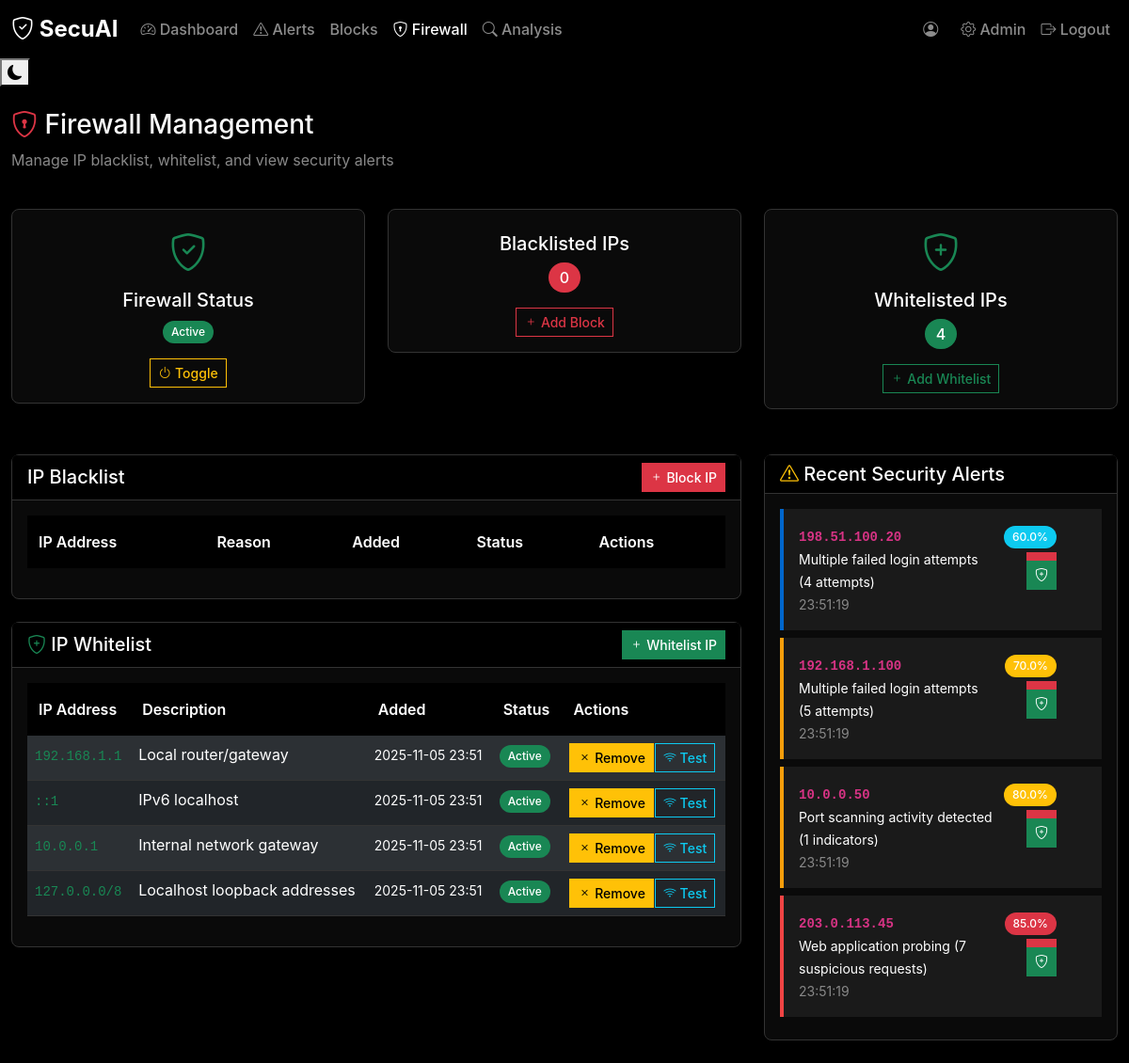
/firewall/ (signed in), run on the app's committed database.
### models.py (models this page shows, shortened)
class Whitelist(db.Model):
    __tablename__ = 'whitelist'
    id = db.Column(db.Integer, primary_key=True)
    ip = db.Column(db.String(45), nullable=False, unique=True, index=True)
    description = db.Column(db.String(255))
    is_active = db.Column(db.Boolean, default=True, nullable=False)
    created_at = db.Column(db.DateTime, default=datetime.utcnow, nullable=False)
    created_by = db.Column(db.Integer, db.ForeignKey('users.id'))
    creator = db.relationship('User', backref='whitelist_entries')

class Alert(db.Model):
    __tablename__ = 'alerts'
    id = db.Column(db.Integer, primary_key=True)
    ip = db.Column(db.String(45), nullable=False, index=True)  # Support IPv6
    reason = db.Column(db.String(255), nullable=False)
    confidence = db.Column(db.Float, default=0.5, nullable=False)
    details = db.Column(db.Text)  # JSON string with additional data
    source = db.Column(db.String(100), nullable=False)  # api, upload:filename, honeypot, etc.
    status = db.Column(db.String(20), default='new', nullable=False)  # new, reviewed, ignored, blocked
    created_at = db.Column(db.DateTime, default=datetime.utcnow, nullable=False, index=True)
    reviewed_at = db.Column(db.DateTime)
    reviewed_by = db.Column(db.Integer, db.ForeignKey('users.id'))
    reviewer = db.relationship('User', backref='reviewed_alerts')

### app.py (the view)
@app.route('/firewall')
@app.route('/firewall/')
@login_required
def firewall_page():
    try:
        blacklisted_ips = Block.query.filter(Block.is_active == True).order_by(Block.created_at.desc()).all()
        whitelisted_ips = Whitelist.query.filter(Whitelist.is_active == True).order_by(Whitelist.created_at.desc()).all()
        recent_alerts = Alert.query.order_by(Alert.created_at.desc()).limit(10).all()
        return render_template('firewall.html',
                             blacklisted_ips=blacklisted_ips,
                             whitelisted_ips=whitelisted_ips,
                             recent_alerts=recent_alerts,
                             blacklisted_count=len(blacklisted_ips),
                             whitelisted_count=len(whitelisted_ips))
    except Exception as e:
        logger.error(f"Firewall page error: {e}")
        flash(f'Error loading firewall page: {str(e)}')
        return redirect(url_for('dashboard'))

### templates/firewall.html (shortened to what this page needs)
<!DOCTYPE html>
<html lang="en">
<head>
    <link href="https://cdn.jsdelivr.net/npm/bootstrap@5.3.0/dist/css/bootstrap.min.css" rel="stylesheet">
    <link href="https://cdn.jsdelivr.net/npm/bootstrap-icons@1.10.0/font/bootstrap-icons.css" rel="stylesheet">
    <link href="{{ url_for('static', filename='css/style.css') }}" rel="stylesheet">
</head>
<body>
    <nav class="navbar navbar-expand-lg navbar-dark bg-dark">
        <div class="container-fluid">
            <a class="navbar-brand" href="/">
                <i class="bi bi-shield-check"></i> SecuAI
            </a>
            <div class="navbar-nav me-auto">
                <a class="nav-link" href="/">
                    <i class="bi bi-speedometer2"></i> Dashboard
                </a>
                <a class="nav-link" href="/alerts">
                    <i class="bi bi-exclamation-triangle"></i> Alerts
                </a>
                <a class="nav-link" href="/blocks">
                     Blocks
                </a>
                <a class="nav-link active" href="/firewall">
                    <i class="bi bi-shield-lock"></i> Firewall
                </a>
                <a class="nav-link" href="/analysis">
                    <i class="bi bi-search"></i> Analysis
                </a>
            </div>
            <div class="navbar-nav">
                {% if current_user.is_authenticated %}
                <span class="navbar-text me-3">
                    <i class="bi bi-person-circle"></i> {{ current_user.username }}
                </span>
                <a class="nav-link" href="/admin">
                    <i class="bi bi-gear"></i> Admin
                </a>
                <a class="nav-link" href="/logout">
                    <i class="bi bi-box-arrow-right"></i> Logout
                </a>
                {% endif %}
            </div>
        </div>
    </nav>
    <button class="theme-toggle" onclick="toggleTheme()" title="Toggle theme">
        <i class="bi bi-moon-fill" id="theme-icon"></i>
    </button>
    <div class="container-fluid mt-4">
        <div class="row mb-4">
            <div class="col">
                <h1 class="h3">
                    <i class="bi bi-shield-lock text-danger"></i> Firewall Management
                </h1>
                <p class="text-muted">Manage IP blacklist, whitelist, and view security alerts</p>
            </div>
        </div>
        <div class="row mb-4">
            <div class="col-md-4">
                <div class="card">
                    <div class="card-body text-center">
                        <i class="bi bi-shield-check fs-1 text-success"></i>
                        <h5 class="card-title mt-2">Firewall Status</h5>
                        <p class="card-text">
                            <span class="badge bg-success" id="firewall-status">Active</span>
                        </p>
                        <button class="btn btn-outline-warning btn-sm" onclick="toggleFirewall()">
                            <i class="bi bi-power"></i> Toggle
                        </button>
                    </div>
                </div>
            </div>
            <div class="col-md-4">
                <div class="card">
                    <div class="card-body text-center">
                        <h5 class="card-title mt-2">Blacklisted IPs</h5>
                        <p class="card-text">
                            <span class="badge bg-danger fs-6" id="blacklist-count">{{ blacklisted_count }}</span>
                        </p>
                        <button class="btn btn-outline-danger btn-sm" onclick="showBlacklistModal()">
                            <i class="bi bi-plus"></i> Add Block
                        </button>
                    </div>
                </div>
            </div>
            <div class="col-md-4">
                <div class="card">
                    <div class="card-body text-center">
                        <i class="bi bi-shield-plus fs-1 text-success"></i>
                        <h5 class="card-title mt-2">Whitelisted IPs</h5>
                        <p class="card-text">
                            <span class="badge bg-success fs-6" id="whitelist-count">{{ whitelisted_count }}</span>
                        </p>
                        <button class="btn btn-outline-success btn-sm" onclick="showWhitelistModal()">
                            <i class="bi bi-plus"></i> Add Whitelist
                        </button>
                    </div>
                </div>
            </div>
        </div>
        <div class="row">
            <div class="col-lg-8">
                <div class="card mb-4">
                    <div class="card-header d-flex justify-content-between align-items-center">
                        <h5 class="card-title mb-0">
                             IP Blacklist
                        </h5>
                        <button class="btn btn-danger btn-sm" onclick="showBlacklistModal()">
                            <i class="bi bi-plus"></i> Block IP
                        </button>
                    </div>
                    <div class="card-body">
                        <div class="table-responsive">
                            <table class="table table-dark table-striped">
                                <thead>
                                    <tr>
                                        <th>IP Address</th>
                                        <th>Reason</th>
                                        <th>Added</th>
                                        <th>Status</th>
                                        <th>Actions</th>
                                    </tr>
                                </thead>
                            </table>
                        </div>
                    </div>
                </div>
                <div class="card">
                    <div class="card-header d-flex justify-content-between align-items-center">
                        <h5 class="card-title mb-0">
                            <i class="bi bi-shield-plus text-success"></i> IP Whitelist
                        </h5>
                        <button class="btn btn-success btn-sm" onclick="showWhitelistModal()">
                            <i class="bi bi-plus"></i> Whitelist IP
                        </button>
                    </div>
                    <div class="card-body">
                        <div class="table-responsive">
                            <table class="table table-dark table-striped">
                                <thead>
                                    <tr>
                                        <th>IP Address</th>
                                        <th>Description</th>
                                        <th>Added</th>
                                        <th>Status</th>
                                        <th>Actions</th>
                                    </tr>
                                </thead>
                                <tbody id="whitelist-table">
                                    {% for entry in whitelisted_ips %}
                                    <tr>
                                        <td><code class="text-success">{{ entry.ip }}</code></td>
                                        <td>{{ entry.description or 'No description' }}</td>
                                        <td><small>{{ entry.created_at.strftime('%Y-%m-%d %H:%M') }}</small></td>
                                        <td>
                                            {% if entry.is_active %}
                                                <span class="badge bg-success">Active</span>
                                            {% else %}
                                                <span class="badge bg-secondary">Inactive</span>
                                            {% endif %}
                                        </td>
                                        <td>
                                            <div class="btn-group" role="group">
                                                {% if entry.is_active %}
                                                <button class="btn btn-sm btn-warning" onclick="removeWhitelist('{{ entry.ip }}')">
                                                    <i class="bi bi-x"></i> Remove
                                                </button>
                                                {% else %}
                                                <button class="btn btn-sm btn-success" onclick="addWhitelist('{{ entry.ip }}', '{{ entry.description }}')">
                                                    <i class="bi bi-check"></i> Reactivate
                                                </button>
                                                {% endif %}
                                                <button class="btn btn-sm btn-outline-info" onclick="testConnection('{{ entry.ip }}')">
                                                    <i class="bi bi-wifi"></i> Test
                                                </button>
                                            </div>
                                        </td>
                                    </tr>
                                    {% endfor %}
                                </tbody>
                            </table>
                        </div>
                    </div>
                </div>
            </div>
            <div class="col-lg-4">
                <div class="card">
                    <div class="card-header">
                        <h5 class="card-title mb-0">
                            <i class="bi bi-exclamation-triangle text-warning"></i> Recent Security Alerts
                        </h5>
                    </div>
                    <div class="card-body" style="max-height: 600px; overflow-y: auto;">
                        {% for alert in recent_alerts %}
                        <div class="alert alert-{{ 'danger' if alert.confidence > 0.8 else 'warning' if alert.confidence > 0.6 else 'info' }} alert-dismissible fade show mb-2" role="alert">
                            <div class="d-flex justify-content-between align-items-start">
                                <div>
                                    <strong><code>{{ alert.ip }}</code></strong><br>
                                    <small>{{ alert.reason }}</small><br>
                                    <small class="text-muted">{{ alert.created_at.strftime('%H:%M:%S') }}</small>
                                </div>
                                <div class="text-end">
                                    <span class="badge bg-{{ 'danger' if alert.confidence > 0.8 else 'warning' if alert.confidence > 0.6 else 'info' }}">
                                        {{ (alert.confidence * 100)|round }}%
                                    </span>
                                    <div class="btn-group-vertical mt-1">
                                        <button class="btn btn-danger btn-sm" onclick="blockIPFromAlert('{{ alert.ip }}', '{{ alert.reason }}')">
                                        </button>
                                        <button class="btn btn-success btn-sm" onclick="whitelistIPFromAlert('{{ alert.ip }}', 'Trusted after review')">
                                            <i class="bi bi-shield-plus"></i>
                                        </button>
                                    </div>
                                </div>
                            </div>
                        </div>
                        {% endfor %}
                    </div>
                </div>
            </div>
        </div>
    </div>
</body>
</html>

### data on the page
Whitelist: ip "192.168.1.1", description "Local router/gateway", created_at "2025-11-05 23:51", is_active "Active"
Whitelist: ip "::1", description "IPv6 localhost", created_at "2025-11-05 23:51", is_active "Active"
Whitelist: ip "10.0.0.1", description "Internal network gateway", created_at "2025-11-05 23:51", is_active "Active"
Whitelist: ip "127.0.0.0/8", description "Localhost loopback addresses", created_at "2025-11-05 23:51", is_active "Active"
Alert: ip "198.51.100.20", reason "Multiple failed login attempts (4 attempts)", created_at "23:51:19", (alert.confidence*100)|round "60.0"
Alert: ip "192.168.1.100", reason "Multiple failed login attempts (5 attempts)", created_at "23:51:19", (alert.confidence*100)|round "70.0"
Alert: ip "10.0.0.50", reason "Port scanning activity detected (1 indicators)", created_at "23:51:19", (alert.confidence*100)|round "80.0"
Alert: ip "203.0.113.45", reason "Web application probing (7 suspicious requests)", created_at "23:51:19", (alert.confidence*100)|round "85.0"

### other printed values
{{ blacklisted_count }} "0"
{{ whitelisted_count }} "4"
